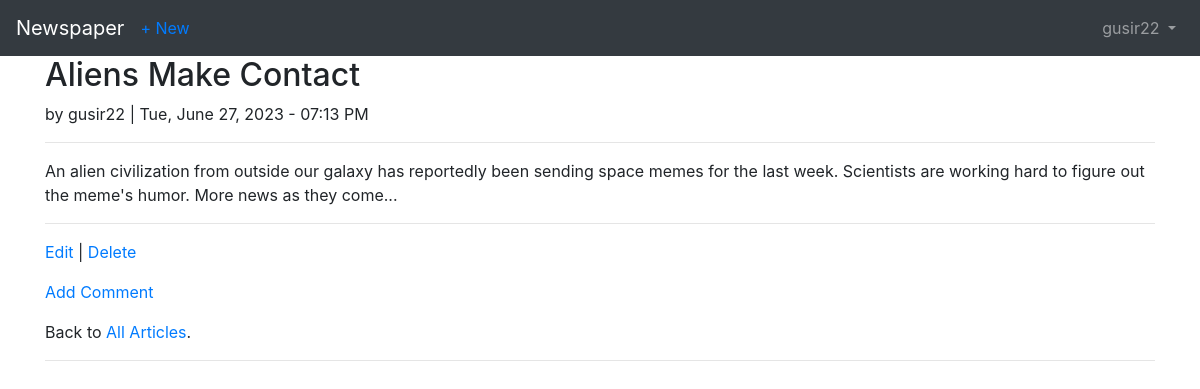
The app's page /articles/3/ (signed in), older data.
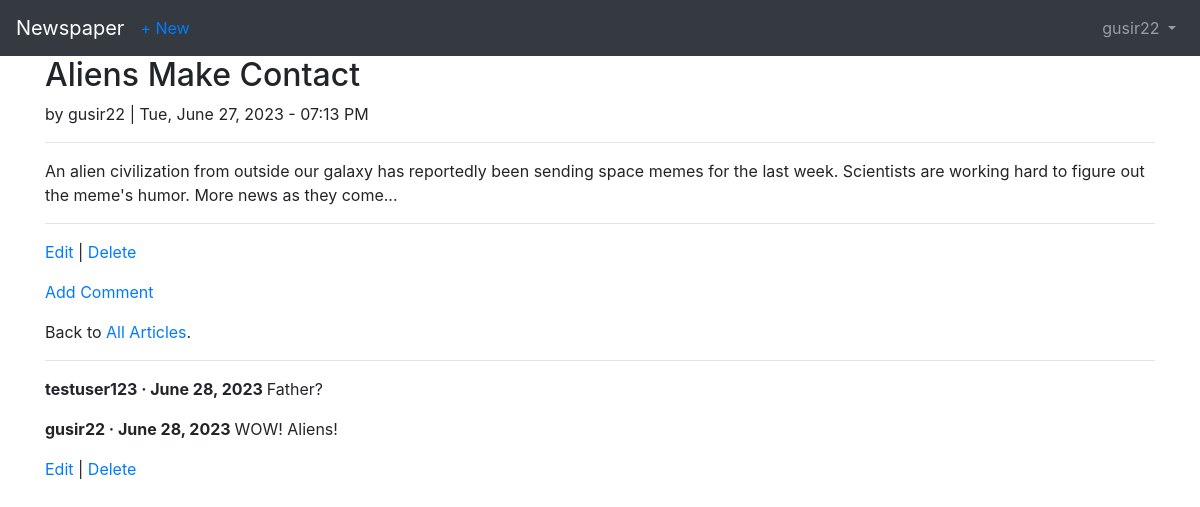
The same page, newer data.
### articles/models.py (models this page shows, shortened)
class Comment(models.Model):
    article = models.ForeignKey(Article, on_delete=models.CASCADE, related_name='comments')
    comment = models.CharField(max_length=140)
    author = models.ForeignKey(get_user_model(), on_delete=models.CASCADE)
    date = models.DateTimeField(auto_now_add=True)
    class Meta:
        ordering = ['-date', '-id']
    def __str__(self):
        return self.comment

### accounts/models.py (models this page shows)
class CustomUser(AbstractUser):
    age = models.PositiveIntegerField(null=True, blank=True,)
    def get_last_name_first_name(self):
        if self.first_name and self.last_name:
            return f"{self.last_name}, {self.first_name}"
        return None
    get_last_name_first_name.short_description = "Last Name, First Name"

### articles/views.py (the view)
# urls.py: path('<int:pk>/', ArticleDetailView.as_view(), name='article_detail'),
class ArticleDetailView(LoginRequiredMixin, DetailView):
    model = Article
    template_name = 'article_detail.html'
    context_object_name = 'article'

### templates/article_detail.html (shortened to what this page needs)
{% extends 'base.html' %}
{% block content %}
    <div class="article-entry">
        <h2>{{ article.title }}</h2>
        <p>by {{ article.author }} | {{ article.date|date:"D, F j, Y - h:i A" }}</p>
        <hr>
        <p>{{ article.body }}</p>
    </div>
    <hr>
    {% if user == article.author %}
        <p><a href="{% url 'article_edit' article.pk %}">Edit</a> |
          <a href="{% url 'article_delete' article.pk %}">Delete</a></p>
    {% endif %}
    <p><a href="{% url 'comment_new' article.pk %}">Add Comment</a></p>
    <p>Back to <a href="{% url 'article_list' %}">All Articles</a>.</p>
    <hr>
    {% for comment in article.comments.all %}
        <p>
            <span class="font-weight-bold">
                {{ comment.author }} &middot; {{ comment.date|date:"F j, Y" }}
            </span>
            {{ comment }}
        </p>
        {% if user == comment.author %}
            <p><a href="{% url 'comment_edit' comment.pk %}">Edit</a> |
            <a href="{% url 'comment_delete' comment.pk %}">Delete</a></p>
        {% endif %}
    {% endfor %}
{% endblock content %}

Row changes from the older to the newer data that the page shows:
added Comment: author "testuser123", date "June 28, 2023", comment "Father?"
added Comment: author "gusir22", date "June 28, 2023", comment "WOW! Aliens!", shows "Edit"
